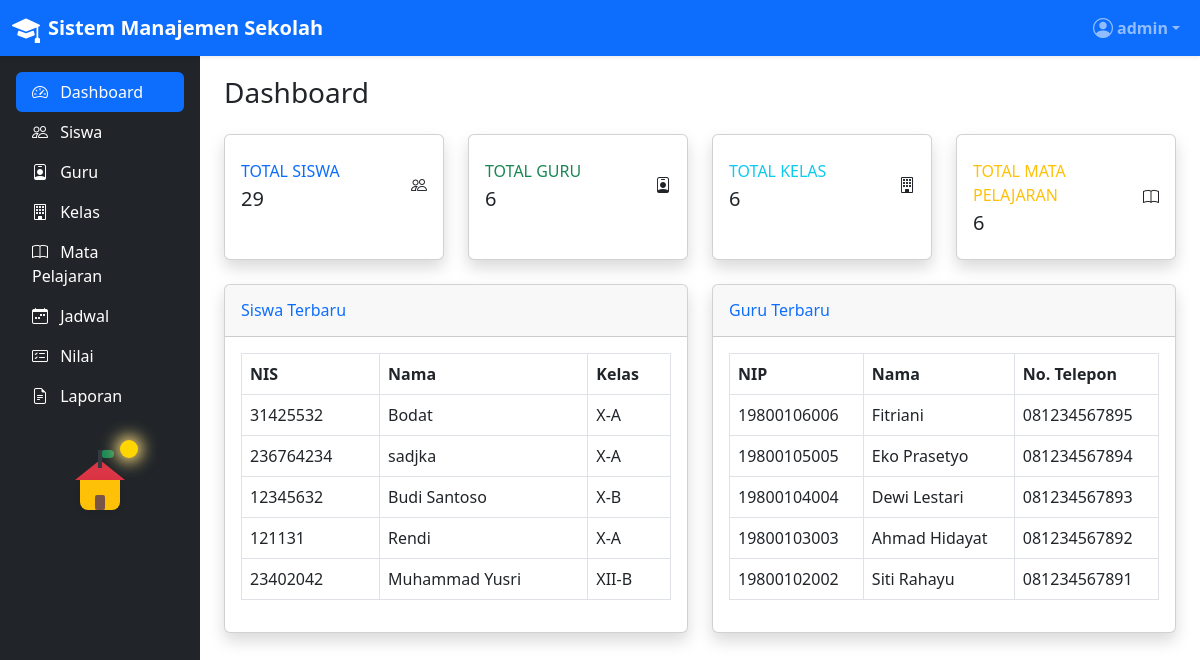
The page /admin/dashboard.php (signed in) on the database its author committed.
### tables this page shows
CREATE TABLE `guru` (
  `id_guru` int NOT NULL,
  `nip` varchar(20) NOT NULL,
  `nama_guru` varchar(100) NOT NULL,
  `tanggal_lahir` date NOT NULL,
  `jenis_kelamin` enum('L','P') NOT NULL,
  `alamat` text NOT NULL,
  `no_telepon` varchar(15) NOT NULL
);

### admin/dashboard.php (the view, shortened to what this page needs)
<?php
require_once '../config/init.php';
try {
    $stmt = $conn->query("SELECT COUNT(*) as total FROM siswa");
    $totalSiswa = $stmt->fetch()['total'];
    $stmt = $conn->query("SELECT COUNT(*) as total FROM guru");
    $totalGuru = $stmt->fetch()['total'];
    $stmt = $conn->query("SELECT COUNT(*) as total FROM kelas");
    $totalKelas = $stmt->fetch()['total'];
    $stmt = $conn->query("SELECT COUNT(*) as total FROM mata_pelajaran");
    $totalMapel = $stmt->fetch()['total'];
} catch(PDOException $e) {
    $error = "Error: " . $e->getMessage();
}
include_once '../includes/header.php';
?>
<div class="container-fluid">
    <h1 class="h3 mb-4">Dashboard</h1>
    <div class="row">
        <div class="col-xl-3 col-md-6 mb-4">
            <div class="card border-left-primary shadow h-100 py-2">
                <div class="card-body">
                    <div class="row no-gutters align-items-center">
                        <div class="col mr-2">
                            <div class="text-xs font-weight-bold text-primary text-uppercase mb-1">
                                Total Siswa</div>
                            <div class="h5 mb-0 font-weight-bold text-gray-800"><?php echo $totalSiswa; ?></div>
                        </div>
                        <div class="col-auto">
                            <i class="bi bi-people fa-2x text-gray-300"></i>
                        </div>
                    </div>
                </div>
            </div>
        </div>
        <div class="col-xl-3 col-md-6 mb-4">
            <div class="card border-left-success shadow h-100 py-2">
                <div class="card-body">
                    <div class="row no-gutters align-items-center">
                        <div class="col mr-2">
                            <div class="text-xs font-weight-bold text-success text-uppercase mb-1">
                                Total Guru</div>
                            <div class="h5 mb-0 font-weight-bold text-gray-800"><?php echo $totalGuru; ?></div>
                        </div>
                        <div class="col-auto">
                            <i class="bi bi-person-badge fa-2x text-gray-300"></i>
                        </div>
                    </div>
                </div>
            </div>
        </div>
        <div class="col-xl-3 col-md-6 mb-4">
            <div class="card border-left-info shadow h-100 py-2">
                <div class="card-body">
                    <div class="row no-gutters align-items-center">
                        <div class="col mr-2">
                            <div class="text-xs font-weight-bold text-info text-uppercase mb-1">
                                Total Kelas</div>
                            <div class="h5 mb-0 font-weight-bold text-gray-800"><?php echo $totalKelas; ?></div>
                        </div>
                        <div class="col-auto">
                            <i class="bi bi-building fa-2x text-gray-300"></i>
                        </div>
                    </div>
                </div>
            </div>
        </div>
        <div class="col-xl-3 col-md-6 mb-4">
            <div class="card border-left-warning shadow h-100 py-2">
                <div class="card-body">
                    <div class="row no-gutters align-items-center">
                        <div class="col mr-2">
                            <div class="text-xs font-weight-bold text-warning text-uppercase mb-1">
                                Total Mata Pelajaran</div>
                            <div class="h5 mb-0 font-weight-bold text-gray-800"><?php echo $totalMapel; ?></div>
                        </div>
                        <div class="col-auto">
                            <i class="bi bi-book fa-2x text-gray-300"></i>
                        </div>
                    </div>
                </div>
            </div>
        </div>
    </div>
    <div class="row">
        <div class="col-lg-6">
            <div class="card shadow mb-4">
                <div class="card-header py-3">
                    <h6 class="m-0 font-weight-bold text-primary">Siswa Terbaru</h6>
                </div>
                <div class="card-body">
                    <div class="table-responsive">
                        <table class="table table-bordered" width="100%" cellspacing="0">
                            <thead>
                                <tr>
                                    <th>NIS</th>
                                    <th>Nama</th>
                                    <th>Kelas</th>
                                </tr>
                            </thead>
                            <tbody>
                                <?php
                                try {
                                    $stmt = $conn->query("
                                        SELECT nis, nama_siswa, nama_kelas
                                        FROM view_siswa_kelas
                                        ORDER BY id_siswa DESC
                                        LIMIT 5
                                    ");
                                    while ($row = $stmt->fetch()) {
                                        echo "<tr>";
                                        echo "<td>{$row['nis']}</td>";
                                        echo "<td>{$row['nama_siswa']}</td>";
                                        echo "<td>{$row['nama_kelas']}</td>";
                                        echo "</tr>";
                                    }
                                } catch(PDOException $e) {
                                    echo "<tr><td colspan='3'>Error: " . $e->getMessage() . "</td></tr>";
                                }
                                ?>
                            </tbody>
                        </table>
                    </div>
                </div>
            </div>
        </div>
        <div class="col-lg-6">
            <div class="card shadow mb-4">
                <div class="card-header py-3">
                    <h6 class="m-0 font-weight-bold text-primary">Guru Terbaru</h6>
                </div>
                <div class="card-body">
                    <div class="table-responsive">
                        <table class="table table-bordered" width="100%" cellspacing="0">
                            <thead>
                                <tr>
                                    <th>NIP</th>
                                    <th>Nama</th>
                                    <th>No. Telepon</th>
                                </tr>
                            </thead>
                            <tbody>
                                <?php
                                try {
                                    $stmt = $conn->query("
                                        SELECT nip, nama_guru, no_telepon
                                        FROM guru
                                        ORDER BY id_guru DESC
                                        LIMIT 5
                                    ");
                                    while ($row = $stmt->fetch()) {
                                        echo "<tr>";
                                        echo "<td>{$row['nip']}</td>";
                                        echo "<td>{$row['nama_guru']}</td>";
                                        echo "<td>{$row['no_telepon']}</td>";
                                        echo "</tr>";
                                    }
                                } catch(PDOException $e) {
                                    echo "<tr><td colspan='3'>Error: " . $e->getMessage() . "</td></tr>";
                                }
                                ?>
                            </tbody>
                        </table>
                    </div>
                </div>
            </div>
        </div>
    </div>
</div>
<?php
include_once '../includes/footer.php';
?>

### includes/header.php (style rules this page uses)
body { padding-top: 56px; overflow-x: hidden; }

### rows shown on the page
guru: nip "19800106006", nama_guru "Fitriani", no_telepon "081234567895"
guru: nip "19800105005", nama_guru "Eko Prasetyo", no_telepon "081234567894"
guru: nip "19800104004", nama_guru "Dewi Lestari", no_telepon "081234567893"
guru: nip "19800103003", nama_guru "Ahmad Hidayat", no_telepon "081234567892"
guru: nip "19800102002", nama_guru "Siti Rahayu", no_telepon "081234567891"

### other values the page prints
$_SESSION['username'] "admin"
$totalSiswa "29"
$totalGuru "6"
$totalKelas "6"
$totalMapel "6"
$row['nis'] "31425532"
$row['nama_siswa'] "Bodat"
$row['nama_kelas'] "X-A"
$row['nis'] "236764234"
$row['nama_siswa'] "sadjka"
$row['nis'] "12345632"
$row['nama_siswa'] "Budi Santoso"
$row['nama_kelas'] "X-B"
$row['nis'] "121131"
$row['nama_siswa'] "Rendi"
